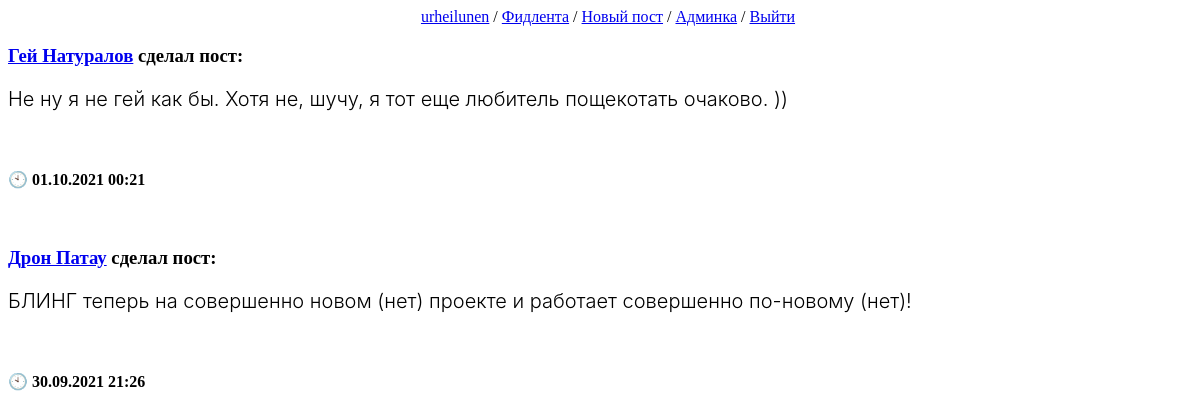
The app's page / (signed in) with its own data.
### bling/models.py (models this page shows, shortened)
class BlingPost(models.Model):
    text = models.TextField(null=True, blank=True, verbose_name='Текст')
    images = models.ForeignKey('BlingImage', on_delete=models.SET_NULL, null=True, blank=True, verbose_name='Изображения')
    author = models.ForeignKey(User, on_delete=models.CASCADE, related_name='posts', verbose_name='Автор', null=True)
    created_on = models.DateTimeField(auto_now_add=True, verbose_name='Дата публикации')
    likes_amount = models.IntegerField(default=0)
    comments_amount = models.IntegerField(default=0)
    class Meta:
        verbose_name = 'Пост'
        verbose_name_plural = 'Посты'
        ordering = ['-created_on']

class Profile(models.Model):
    user = models.OneToOneField(User, on_delete=models.CASCADE)
    born_on = models.DateField(null=True, blank=True, verbose_name='Дата рождения')
    subscribers = models.ManyToManyField(User, blank=True, default=None, verbose_name='Подписчики', related_name='Подписчик')
    friends = models.ManyToManyField(User, blank=True, default=None, verbose_name='Друзья', related_name='Друг')
    profile_image = models.OneToOneField('BlingImage', default=None, null=True, blank=True, verbose_name='Ава', on_delete=models.SET_NULL)
    def __str__(self):
        if self.user.first_name or self.user.last_name:
            return self.user.first_name + ' ' + self.user.last_name
        else:
            return self.user.username
    class Meta:
        verbose_name = 'Профиль'
        verbose_name_plural = 'Профили'

### bling/views.py (the view)
# urls.py: path('', index, name='home'),
@login_required()
def index(request):
    if request.method == 'GET':
        blingposts = BlingPost.objects.all()
        context = {'blingposts': blingposts}
        return render(request, 'bling/index.html', context)

### bling/templates/bling/index.html (shortened to what this page needs)
{% extends "layout/basic.html" %}
{% block content %}
{% if user.is_authenticated %}
    {% if blingposts.0 %}
        {% for blingpost in blingposts %}
            <div class="post">
                <h3><a href="{% url 'user_profile' blingpost.author.username %}">{{ blingpost.author.profile }}</a> сделал пост:</h3>
                <p>{{ blingpost.text }}</p><br>
                <h4 class="PostDate">🕙 {{ blingpost.created_on|date:"d.m.Y H:i" }}</h4>
            </div><br>
        {% endfor %}
    {% else %}
        <p align="center">Тут пока нет постов...</p>
    {% endif %}
{% endif %}
{% endblock %}

### bling/templates/layout/basic.html (shortened to what this page needs)
{% load static %}
<!DOCTYPE html>
<html lang="en">
<head>
    <link rel="stylesheet" type="text/css" href="{% static 'bling/style.css' %}">
</head>
<body>
    <nav align="center">
        {% if user.is_authenticated %}
        <a href="{% url 'user_profile' user.username %}">{{ user.username }}</a> /
        <a href="{% url 'home' %}">Фидлента</a> /
        <a href="{% url 'newpost' %}">Новый пост</a> /
        {% if user.is_superuser %}<a href="{{ HTTP_HOST }}/admin/">Админка</a> /{% endif %}
        <a href="{% url 'logout' %}">Выйти</a>
        {% else %}
        <a href="{% url 'signin' %}">Вход</a> /
        <a href="{% url 'signup' %}">Регистрация</a>
    {% endif %}
    </nav>
    <section>
        {% block content %}
        {% endblock %}
    </section>
</body>
</html>

### bling/static/bling/style.css (style rules this page uses)
html, body { width: 100%; height: 100%; position:fixed; top:0; bottom:0; left:0; right:0; }
body { background-image: url("back.jpg"); background-size: cover; display: block; }
p { font-family: SF Pro Display; font-weight: 300; font-size: 20px; }
::placeholder { text-indent: 14px; font-family: SF Pro Display; font-weight: 300; font-size: 18px; line-height: 21px; color: #A8A8A8; }

### records on screen
BlingPost: author.profile "Гей Натуралов", text "Не ну я не гей как бы. Хотя не, шучу, я тот еще любитель пощекотать очаково. ))", created_on "01.10.2021 00:21"
BlingPost: author.profile "Дрон Патау", text "БЛИНГ теперь на совершенно новом (нет) проекте и работает совершенно по-новому (нет)!", created_on "30.09.2021 21:26"

### other values on screen
{{ user.username }} "urheilunen"
